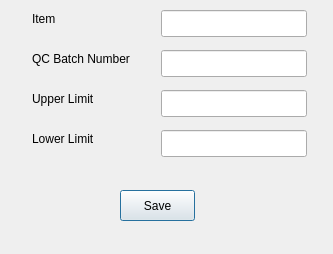
<?xml version="1.0" encoding="UTF-8"?>
<ui version="4.0">
 <class>QCValue</class>
 <widget class="QDialog" name="QCValue">
  <property name="geometry">
   <rect>
    <x>0</x>
    <y>0</y>
    <width>333</width>
    <height>254</height>
   </rect>
  </property>
  <property name="windowTitle">
   <string>QC Setting</string>
  </property>
  <property name="windowIcon">
   <iconset resource="qt200.qrc">
    <normaloff>:/resource/image/Title.png</normaloff>:/resource/image/Title.png</iconset>
  </property>
  <widget class="QPushButton" name="btnSave">
   <property name="geometry">
    <rect>
     <x>120</x>
     <y>190</y>
     <width>75</width>
     <height>31</height>
    </rect>
   </property>
   <property name="text">
    <string>Save</string>
   </property>
  </widget>
  <widget class="QLabel" name="lbQCITEM">
   <property name="geometry">
    <rect>
     <x>32</x>
     <y>10</y>
     <width>32</width>
     <height>17</height>
    </rect>
   </property>
   <property name="text">
    <string>Item</string>
   </property>
  </widget>
  <widget class="QLineEdit" name="leQCITEM">
   <property name="geometry">
    <rect>
     <x>161</x>
     <y>10</y>
     <width>146</width>
     <height>27</height>
    </rect>
   </property>
  </widget>
  <widget class="QLineEdit" name="leUpper">
   <property name="geometry">
    <rect>
     <x>161</x>
     <y>90</y>
     <width>146</width>
     <height>27</height>
    </rect>
   </property>
  </widget>
  <widget class="QLabel" name="lbUpper">
   <property name="geometry">
    <rect>
     <x>32</x>
     <y>90</y>
     <width>80</width>
     <height>17</height>
    </rect>
   </property>
   <property name="text">
    <string>Upper Limit</string>
   </property>
  </widget>
  <widget class="QLabel" name="lbLower">
   <property name="geometry">
    <rect>
     <x>32</x>
     <y>130</y>
     <width>81</width>
     <height>17</height>
    </rect>
   </property>
   <property name="text">
    <string>Lower Limit</string>
   </property>
  </widget>
  <widget class="QLabel" name="lbQCBN">
   <property name="geometry">
    <rect>
     <x>32</x>
     <y>50</y>
     <width>123</width>
     <height>17</height>
    </rect>
   </property>
   <property name="text">
    <string>QC Batch Number</string>
   </property>
  </widget>
  <widget class="QLineEdit" name="leQCBN">
   <property name="geometry">
    <rect>
     <x>161</x>
     <y>50</y>
     <width>146</width>
     <height>27</height>
    </rect>
   </property>
  </widget>
  <widget class="QLineEdit" name="leLower">
   <property name="geometry">
    <rect>
     <x>161</x>
     <y>130</y>
     <width>146</width>
     <height>27</height>
    </rect>
   </property>
  </widget>
 </widget>
 <resources>
  <include location="qt200.qrc"/>
 </resources>
 <connections/>
</ui>
